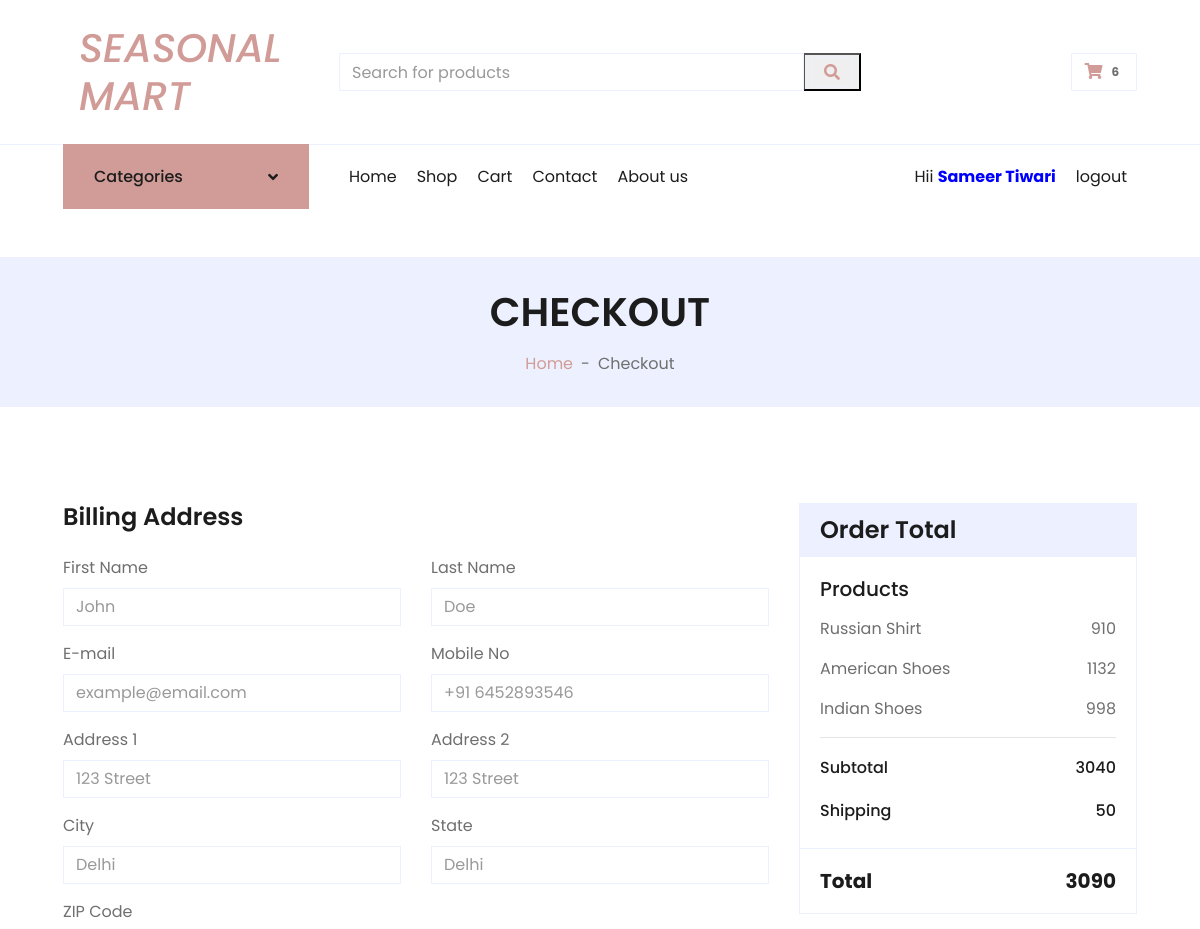
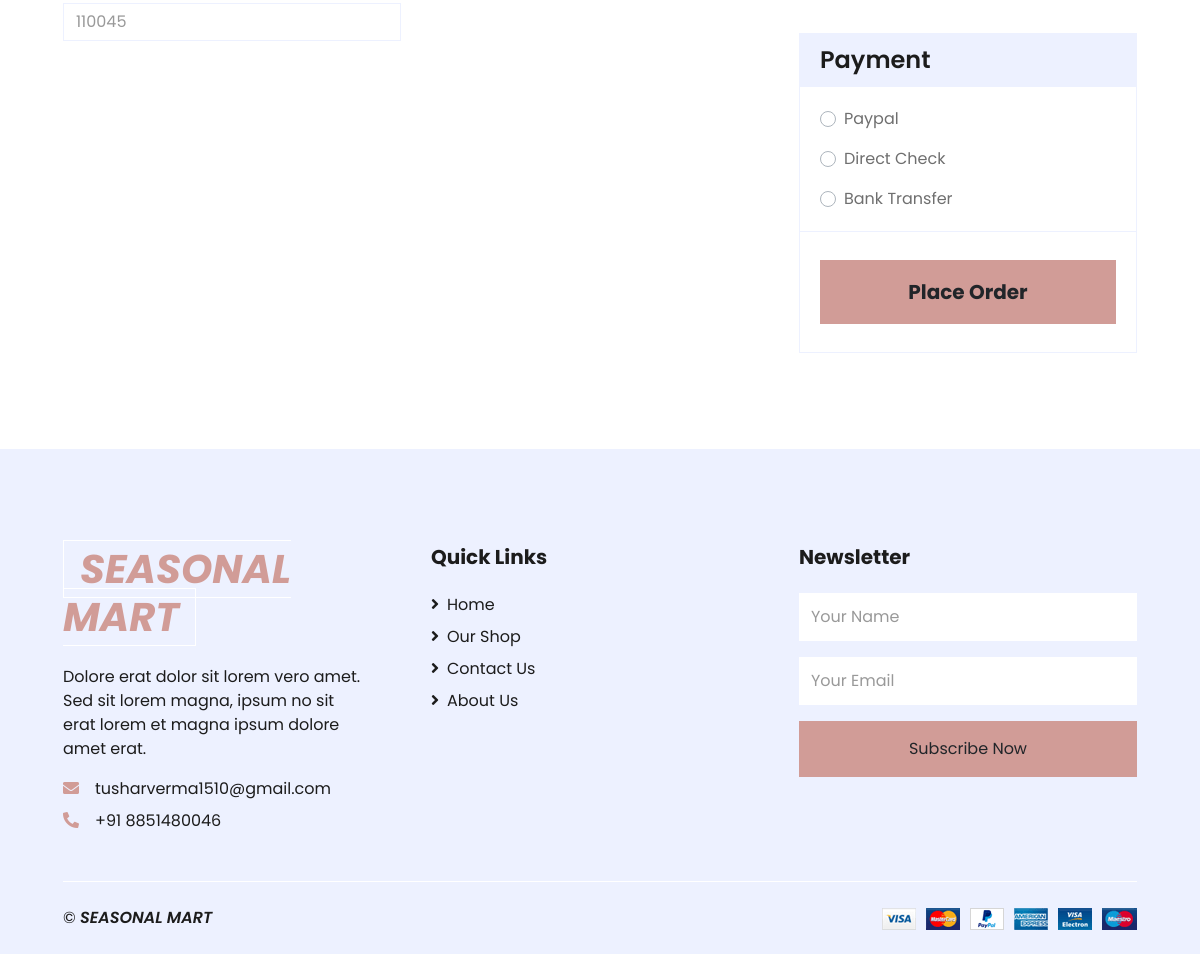
Screenshot of /Cart/checkout/ (signed in) with the database file from the repository (2 pictures, top to bottom).
### accounts/models.py (models this page shows, shortened)
class Account(AbstractBaseUser):
    first_name      = models.CharField(max_length=50)
    last_name       = models.CharField(max_length=50)
    username        = models.CharField(max_length=50, unique=True)
    email           = models.EmailField(max_length=100, unique=True)
    phone_number    = models.CharField(max_length=50)
    date_joined     = models.DateTimeField(auto_now_add=True)
    last_login      = models.DateTimeField(auto_now_add=True)
    is_admin        = models.BooleanField(default=False)
    is_staff        = models.BooleanField(default=False)
    is_active        = models.BooleanField(default=False)
    is_superadmin        = models.BooleanField(default=False)
    USERNAME_FIELD = 'email'
    REQUIRED_FIELDS = ['username', 'first_name', 'last_name']
    objects = MyAccountManager()

### Cart/models.py (models this page shows, shortened)
class CartItem(models.Model):
    user = models.ForeignKey(Account, on_delete=models.CASCADE, null=True)
    product = models.ForeignKey(Product, on_delete=models.CASCADE)
    quantity = models.IntegerField()
    cart = models.ForeignKey(Cart, on_delete=models.CASCADE, null=True)
    is_active = models.BooleanField(default=True)
    def get_total(self):
        return self.quantity * self.product.price

### Shop/models.py (models this page shows, shortened)
class Product(models.Model):
    product_name    = models.CharField(max_length=200, unique=True)
    slug            = models.SlugField(max_length=200, unique=True)
    description     = models.TextField(max_length=500, blank=True)
    price           = models.IntegerField()
    images          = models.ImageField(upload_to='photos/products')
    stock           = models.IntegerField()
    is_available    = models.BooleanField(default=True)
    category        = models.ForeignKey(Category, on_delete=models.CASCADE)
    created_date    = models.DateTimeField(auto_now_add=True)
    modified_date   = models.DateTimeField(auto_now=True)

### Cart/views.py (the view)
# urls.py: path('checkout/', checkout, name="checkout")
@login_required(login_url='login')
def checkout(request):
    if request.user.is_authenticated:
        cart_items = CartItem.objects.filter(user=request.user)
    else:
        cart_items = CartItem.objects.filter(
            cart__cart_id=create_cart(request))
    subtotal = 0
    for item in cart_items:
        subtotal += item.quantity * item.product.price
    shipping = 50
    if(subtotal == 0):
        shipping = 0
    total_amount = subtotal+shipping
    context = {
        "cart_items": cart_items,
        "total_amount": total_amount,
        "shipping": shipping,
        "subtotal": subtotal
    }
    return render(request, 'checkout.html', context)

### Cart/context_processor.py (called while the page is built)
def cart_count(request):
    cart_count = 0
    try:
        cart = Cart.objects.filter(cart_id=create_cart(request))
        if request.user.is_authenticated:
            cart_items = CartItem.objects.filter(user=request.user)
        else:
            cart_items = CartItem.objects.all().filter(cart=cart[:1])
        for cart_item in cart_items:
            cart_count += cart_item.quantity
    except Cart.DoesNotExist:
        cart_count = 0
    return dict(cart_count=cart_count)

### Cart/views.py (called while the page is built)
def create_cart(request):
    cart = request.session.session_key
    if not cart:
        cart = request.session.create()
    return cart

### Category/context_processor.py (called while the page is built)
def category(request):
    categories = Category.objects.all()
    return dict(categories=categories)

### Category/models.py (called while the page is built)
    def get_url(self):
        return reverse("products_by_category", args=[self.slug])

### templates/checkout.html (shortened to what this page needs)
{% extends 'base.html' %}
{% load static %}
{% block content %}
<div class="container-fluid bg-secondary mb-5">
    <div class="d-flex flex-column align-items-center justify-content-center" style="min-height: 150px">
        <h1 class="font-weight-semi-bold text-uppercase mb-3">Checkout</h1>
        <div class="d-inline-flex">
            <p class="m-0"><a href="{% url 'home' %}">Home</a></p>
            <p class="m-0 px-2">-</p>
            <p class="m-0">Checkout</p>
        </div>
    </div>
</div>
<div class="container-fluid pt-5">
    <div class="row px-xl-5">
        <div class="col-lg-8">
            <div class="mb-4">
                <h4 class="font-weight-semi-bold mb-4">Billing Address</h4>
                <div class="row">
                    <div class="col-md-6 form-group">
                        <label>First Name</label>
                        <input class="form-control" type="text" placeholder="John">
                    </div>
                    <div class="col-md-6 form-group">
                        <label>Last Name</label>
                        <input class="form-control" type="text" placeholder="Doe">
                    </div>
                    <div class="col-md-6 form-group">
                        <label>E-mail</label>
                        <input class="form-control" type="text" placeholder="example@email.com">
                    </div>
                    <div class="col-md-6 form-group">
                        <label>Mobile No</label>
                        <input class="form-control" type="text" placeholder="+91 6452893546">
                    </div>
                    <div class="col-md-6 form-group">
                        <label>Address 1</label>
                        <input class="form-control" type="text" placeholder="123 Street">
                    </div>
                    <div class="col-md-6 form-group">
                        <label>Address 2</label>
                        <input class="form-control" type="text" placeholder="123 Street">
                    </div>
                    <div class="col-md-6 form-group">
                        <label>City</label>
                        <input class="form-control" type="text" placeholder="Delhi">
                    </div>
                    <div class="col-md-6 form-group">
                        <label>State</label>
                        <input class="form-control" type="text" placeholder="Delhi">
                    </div>
                    <div class="col-md-6 form-group">
                        <label>ZIP Code</label>
                        <input class="form-control" type="text" placeholder="110045">
                    </div>
                </div>
            </div>
        </div>
        <div class="col-lg-4">
            <div class="card border-secondary mb-5">
                <div class="card-header bg-secondary border-0">
                    <h4 class="font-weight-semi-bold m-0">Order Total</h4>
                </div>
                <div class="card-body">
                    <h5 class="font-weight-medium mb-3">Products</h5>
                    {% for cart_item in cart_items %}
                    <div class="d-flex justify-content-between">
                        <p>{{cart_item.product.product_name}}</p>
                        <p>{{cart_item.get_total}}</p>
                    </div>
                    {% endfor %}
                    <hr class="mt-0">
                    <div class="d-flex justify-content-between mb-3 pt-1">
                        <h6 class="font-weight-medium">Subtotal</h6>
                        <h6 class="font-weight-medium">{{subtotal}}</h6>
                    </div>
                    <div class="d-flex justify-content-between">
                        <h6 class="font-weight-medium">Shipping</h6>
                        <h6 class="font-weight-medium">50</h6>
                    </div>
                </div>
                <div class="card-footer border-secondary bg-transparent">
                    <div class="d-flex justify-content-between mt-2">
                        <h5 class="font-weight-bold">Total</h5>
                        <h5 class="font-weight-bold">{{total_amount}}</h5>
                    </div>
                </div>
            </div>
            <div class="card border-secondary mb-5">
                <div class="card-header bg-secondary border-0">
                    <h4 class="font-weight-semi-bold m-0">Payment</h4>
                </div>
                <div class="card-body">
                    <div class="form-group">
                        <div class="custom-control custom-radio">
                            <label class="custom-control-label" for="paypal">Paypal</label>
                        </div>
                    </div>
                    <div class="form-group">
                        <div class="custom-control custom-radio">
                            <label class="custom-control-label" for="directcheck">Direct Check</label>
                        </div>
                    </div>
                    <div class="">
                        <div class="custom-control custom-radio">
                            <label class="custom-control-label" for="banktransfer">Bank Transfer</label>
                        </div>
                    </div>
                </div>
                <div class="card-footer border-secondary bg-transparent">
                    <button class="btn btn-lg btn-block btn-primary font-weight-bold my-3 py-3">Place Order</button>
                </div>
            </div>
        </div>
    </div>
</div>
{% endblock %}

### templates/includes/navbar.html (shortened to what this page needs)
{% load static %}
    <div class="container-fluid">
        <div class="row align-items-center py-3 px-xl-5">
            <div class="col-lg-3 d-none d-lg-block">
                <a href="" class="text-decoration-none">
                    <h1 class="m-0 display-5 font-weight-semi-bolder"><i style="font-size:bolder;font-color:black"><a href={% url 'home' %} class="nav-link active">SEASONAL MART</a></i></h1>
                </a>
            </div>
            <div class="col-lg-6 col-6 text-left">
                <form action={% url 'search' %}>
                    <div class="input-group">
                        <input type="text" class="form-control" name="value" placeholder="Search for products">
                        <div class="input-group-append">
                            <button><span class="input-group-text bg-transparent text-primary">
                                <i class="fa fa-search"></i>
                            </span></button>
                        </div>
                    </div>
            </div>
            <div class="col-lg-3 col-6 text-right">
                <a href={% url 'cart' %} class="btn border">
                    <i class="fas fa-shopping-cart text-primary"></i>
                    <span class="badge">{{cart_count}}</span>
                </a>
            </div>
        </div>
    </div>
    <div class="container-fluid mb-5">
        <div class="row border-top px-xl-5">
            <div class="col-lg-3 d-none d-lg-block">
                <a class="btn shadow-none d-flex align-items-center justify-content-between bg-primary text-white w-100" data-toggle="collapse" href="#navbar-vertical" style="height: 65px; margin-top: -1px; padding: 0 30px;">
                    <h6 class="m-0">Categories</h6>
                    <i class="fa fa-angle-down text-dark"></i>
                </a>
            </div>
            <div class="col-lg-9">
                <nav class="navbar navbar-expand-lg bg-light navbar-light py-3 py-lg-0 px-0">
                    <div class="collapse navbar-collapse justify-content-between" id="navbarCollapse">
                        <div class="navbar-nav mr-auto py-0">
                            <a href={% url 'home' %} class="nav-item nav-link">Home</a>
                            <a href="{% url 'shop' %}" class="nav-item nav-link">Shop</a>
                            <a href="{% url 'cart' %}" class="nav-item nav-link">Cart</a>
                            <a href="contact.html" class="nav-item nav-link">Contact</a>
                            <a href="contact.html" class="nav-item nav-link">About us</a>
                        </div>
                        {% if user.id is none %}
                            <div class="navbar-nav ml-auto py-0">
                                <a href="{% url 'login' %}" class="nav-item nav-link">Login</a>
                                <a href="{% url 'register' %}" class="nav-item nav-link">Register</a>
                            </div>
                        {% else %}
                            <div class="navbar-nav ml-auto py-0">
                                <a href="" class="nav-item nav-link">Hii <b><span style="color:blue">{{ user.first_name }} {{ user.last_name }}</span></b></a>
                                <a href="{% url 'logout' %}" class="nav-item nav-link">logout</a>
                            </div>
                        {% endif %}
                    </div>
                </nav>
            </div>
        </div>
    </div>

### rows the page displays
Account: first_name "Sameer", last_name "Tiwari"
CartItem: product.product_name "Russian Shirt", get_total "910"
CartItem: product.product_name "American Shoes", get_total "1132"
CartItem: product.product_name "Indian Shoes", get_total "998"

### other values shown
{{ cart_count }} "6"
{{ subtotal }} "3040"
{{ total_amount }} "3090"
